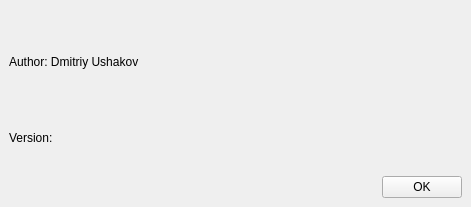
<?xml version="1.0" encoding="UTF-8"?>
<ui version="4.0">
 <class>About</class>
 <widget class="QWidget" name="About">
  <property name="windowModality">
   <enum>Qt::ApplicationModal</enum>
  </property>
  <property name="geometry">
   <rect>
    <x>0</x>
    <y>0</y>
    <width>471</width>
    <height>207</height>
   </rect>
  </property>
  <property name="sizePolicy">
   <sizepolicy hsizetype="Fixed" vsizetype="Fixed">
    <horstretch>0</horstretch>
    <verstretch>0</verstretch>
   </sizepolicy>
  </property>
  <property name="windowTitle">
   <string>About Game</string>
  </property>
  <property name="windowIcon">
   <iconset resource="resources.qrc">
    <normaloff>:/icon.png</normaloff>:/icon.png</iconset>
  </property>
  <layout class="QVBoxLayout" name="verticalLayout_2">
   <property name="spacing">
    <number>0</number>
   </property>
   <property name="margin">
    <number>0</number>
   </property>
   <item>
    <widget class="QLabel" name="label">
     <property name="sizePolicy">
      <sizepolicy hsizetype="Fixed" vsizetype="Fixed">
       <horstretch>0</horstretch>
       <verstretch>0</verstretch>
      </sizepolicy>
     </property>
     <property name="pixmap">
      <pixmap resource="resources.qrc">:/about.png</pixmap>
     </property>
    </widget>
   </item>
   <item>
    <layout class="QVBoxLayout" name="verticalLayout">
     <property name="margin">
      <number>9</number>
     </property>
     <item>
      <widget class="QLabel" name="authorLbl">
       <property name="text">
        <string>Author: Dmitriy Ushakov</string>
       </property>
      </widget>
     </item>
     <item>
      <widget class="QLabel" name="versionLbl">
       <property name="text">
        <string>Version: </string>
       </property>
      </widget>
     </item>
     <item>
      <layout class="QHBoxLayout" name="horizontalLayout">
       <item>
        <spacer name="horizontalSpacer">
         <property name="orientation">
          <enum>Qt::Horizontal</enum>
         </property>
         <property name="sizeHint" stdset="0">
          <size>
           <width>40</width>
           <height>20</height>
          </size>
         </property>
        </spacer>
       </item>
       <item>
        <widget class="QPushButton" name="okBtn">
         <property name="minimumSize">
          <size>
           <width>80</width>
           <height>0</height>
          </size>
         </property>
         <property name="text">
          <string notr="true">OK</string>
         </property>
        </widget>
       </item>
      </layout>
     </item>
    </layout>
   </item>
  </layout>
 </widget>
 <resources>
  <include location="resources.qrc"/>
 </resources>
 <connections/>
</ui>
